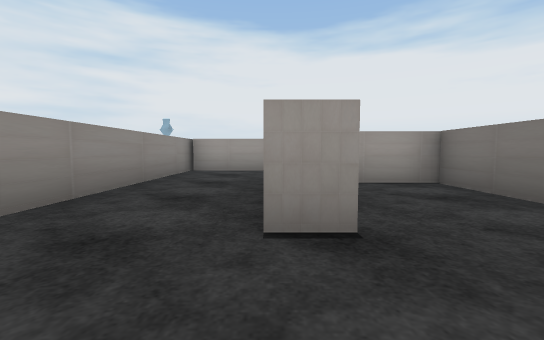
view 1 (above)

14 first-person views from a walk through a scene from a Unity 3-D project. The camera is 0.53 m above the floor, tilts 4° down and sees 90° across. The floor is counted in squares, 1 m on a side. Each view is taken from the middle of a square. On the plan, view 1 faces up. The plan holds only what a view shows up to about 9 squares ahead; the rest is blank. The place goes on beyond the plan. Some surface patterns are stand-ins.

view 2
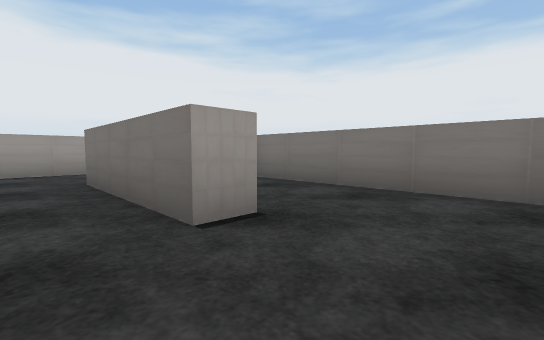

view 3
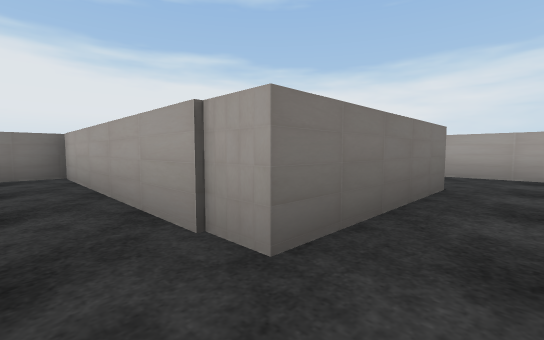

view 4
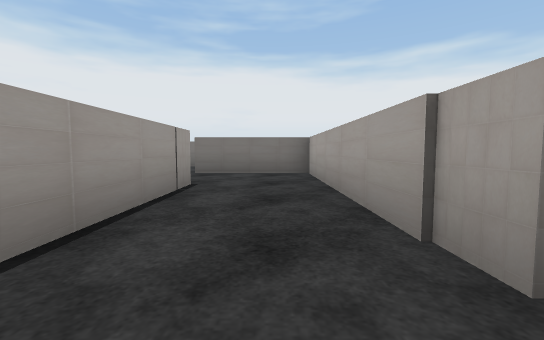

view 5
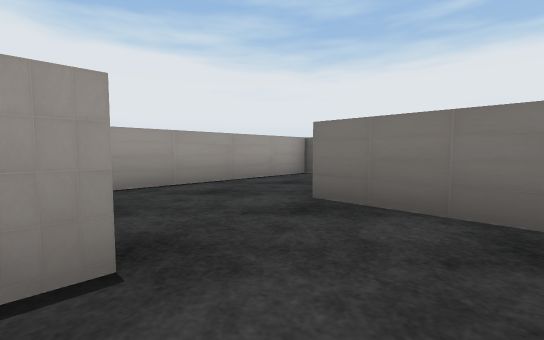

view 6
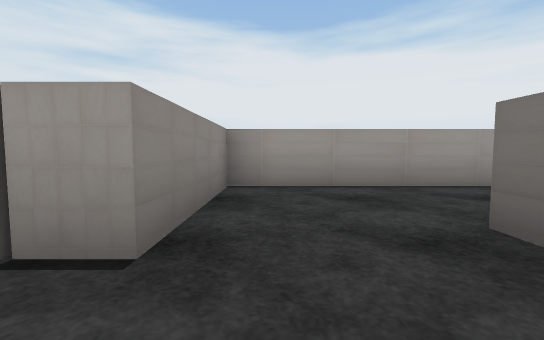

view 7
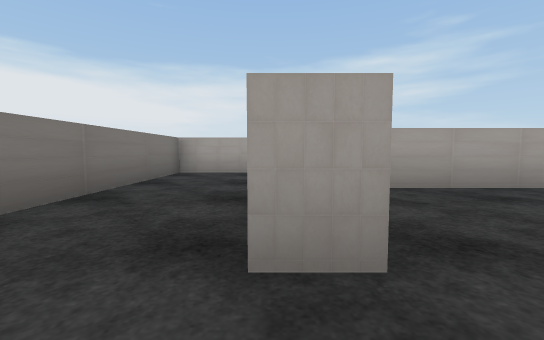

view 8
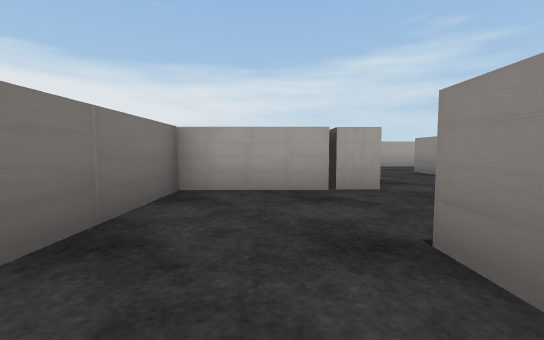

view 9
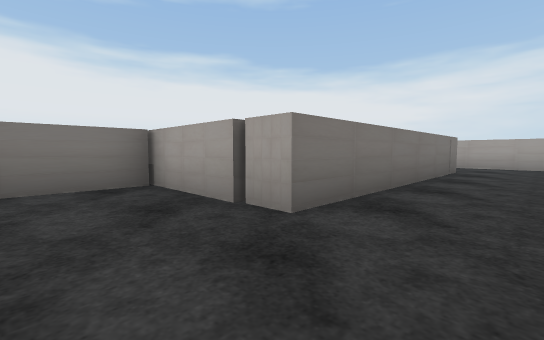

view 10
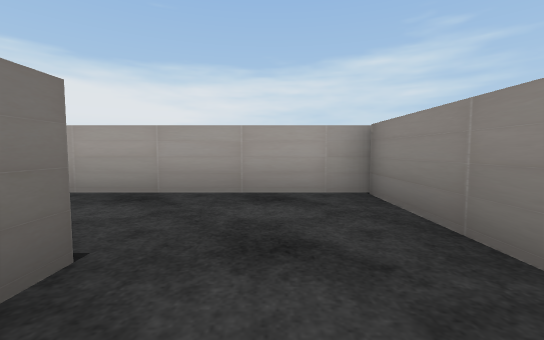

view 11
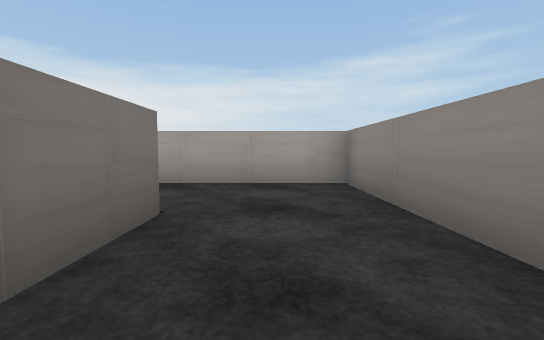

view 12
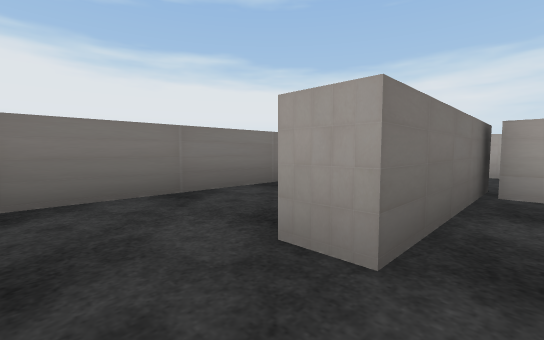

view 13
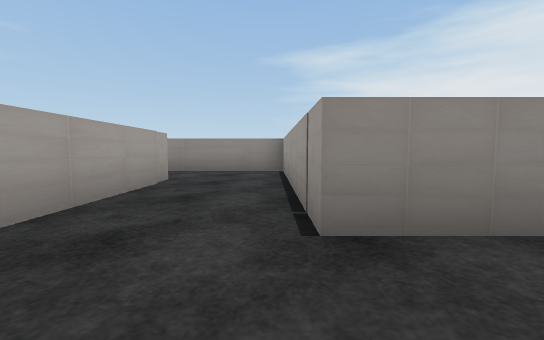

view 14
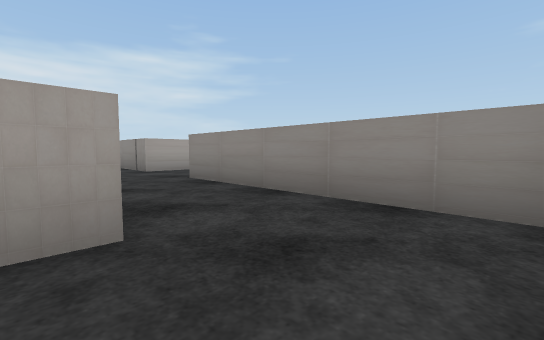

### Floor plan
Points are (right, up) in squares from view 1. A wall is a line through its corners. A room is listed if a view was taken in it or the views show most of it. See-through windows are left out.
Room 1 (views 1, 2, 3, 4, 5, 6, 10, 11)
walls: (0.6, 1.7) (-0.1, 1.7) (-0.1, 5.1) (5.4, 5.1); (-2.2, 7.8) (-2.2, -0.5) (0.4, -0.5); (3.3, 7.3) (-2.1, 7.3); (5.5, 4.5) (5.5, 6.4)
ways out: opening at (4.5, 7) to room 4; opening at (0, 0.5) to room 5
Room 2 (views 7, 8, 14)
walls: (6.1, 5.2) (6.1, 4.5); (5.5, 7.8) (6.1, 7.8); (5.5, 2.3) (8.3, 2.3) (8.3, 10.1) (5.4, 10.1)
ways out: opening at (6, 3.5) to room 3; opening at (6, 8.5) to room 4
Room 3 (view 9)
walls: (3.3, 4.1) (3.3, -1); (5.5, -2.5) (5.5, 2.3)
ways out: opening at (6, 3.5) to room 2; opening at (4, -2)
Room 4 (views 12, 13)
walls: (5.5, 6.4) (5.5, 7.8); (5.4, 10.1) (3.3, 10.1) (3.3, 7.3)
ways out: opening at (4.5, 7) to room 1; opening at (6, 8.5) to room 2
Room 5 (no view inside)
walls: (0.4, -0.5) (1.6, -0.5); (2.7, -0.1) (2.7, 4.5) (1.4, 4.5)
ways out: opening at (0, 0.5) to room 1

Positions as (right, up) in squares from view 1, and headings:
1: (0, 0), facing up
2: (-1, 0), facing up-right
3: (-1, 6), facing down-right
4: (-1, 6), facing right
5: (3, 6), facing up-right
6: (4, 6), facing up
7: (6, 9), facing down
8: (7, 6), facing down
9: (4, 4), facing down-right
10: (-1, 3), facing down
11: (-1, 4), facing down
12: (5, 9), facing down-right
13: (5, 7), facing left
14: (6, 4), facing down-left
